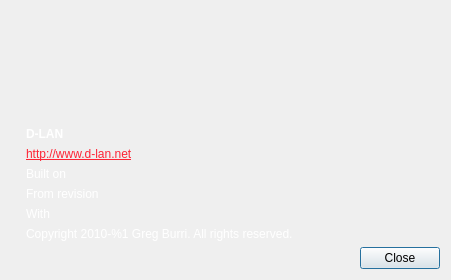
<?xml version="1.0" encoding="UTF-8"?>
<ui version="4.0">
 <class>DialogAbout</class>
 <widget class="QDialog" name="DialogAbout">
  <property name="windowModality">
   <enum>Qt::ApplicationModal</enum>
  </property>
  <property name="geometry">
   <rect>
    <x>0</x>
    <y>0</y>
    <width>451</width>
    <height>279</height>
   </rect>
  </property>
  <property name="palette">
   <palette>
    <active>
     <colorrole role="WindowText">
      <brush brushstyle="SolidPattern">
       <color alpha="255">
        <red>255</red>
        <green>255</green>
        <blue>255</blue>
       </color>
      </brush>
     </colorrole>
    </active>
    <inactive>
     <colorrole role="WindowText">
      <brush brushstyle="SolidPattern">
       <color alpha="255">
        <red>255</red>
        <green>255</green>
        <blue>255</blue>
       </color>
      </brush>
     </colorrole>
    </inactive>
    <disabled>
     <colorrole role="WindowText">
      <brush brushstyle="SolidPattern">
       <color alpha="255">
        <red>120</red>
        <green>120</green>
        <blue>120</blue>
       </color>
      </brush>
     </colorrole>
    </disabled>
   </palette>
  </property>
  <property name="windowTitle">
   <string>About</string>
  </property>
  <property name="autoFillBackground">
   <bool>false</bool>
  </property>
  <property name="modal">
   <bool>true</bool>
  </property>
  <layout class="QVBoxLayout" name="verticalLayout">
   <item>
    <widget class="QLabel" name="lblLogo">
     <property name="minimumSize">
      <size>
       <width>0</width>
       <height>110</height>
      </size>
     </property>
     <property name="autoFillBackground">
      <bool>false</bool>
     </property>
     <property name="text">
      <string/>
     </property>
     <property name="pixmap">
      <pixmap resource="ressources.qrc">:/icons/ressources/logo.png</pixmap>
     </property>
     <property name="alignment">
      <set>Qt::AlignLeading|Qt::AlignLeft|Qt::AlignTop</set>
     </property>
    </widget>
   </item>
   <item>
    <widget class="QLabel" name="lblTitle">
     <property name="font">
      <font>
       <weight>75</weight>
       <bold>true</bold>
      </font>
     </property>
     <property name="text">
      <string>D-LAN</string>
     </property>
     <property name="indent">
      <number>15</number>
     </property>
    </widget>
   </item>
   <item>
    <widget class="QLabel" name="lblUrl">
     <property name="text">
      <string notr="true">&lt;html&gt;&lt;head/&gt;&lt;body&gt;&lt;p&gt;&lt;a href=&quot;http://www.d-lan.net&quot;&gt;&lt;span style=&quot; text-decoration: underline; color:#fd2435;&quot;&gt;http://www.d-lan.net&lt;/span&gt;&lt;/a&gt;&lt;/p&gt;&lt;/body&gt;&lt;/html&gt;</string>
     </property>
     <property name="indent">
      <number>15</number>
     </property>
     <property name="openExternalLinks">
      <bool>true</bool>
     </property>
    </widget>
   </item>
   <item>
    <widget class="QLabel" name="lblBuiltOn">
     <property name="text">
      <string>Built on</string>
     </property>
     <property name="indent">
      <number>15</number>
     </property>
    </widget>
   </item>
   <item>
    <widget class="QLabel" name="lblFromRevision">
     <property name="text">
      <string>From revision</string>
     </property>
     <property name="textFormat">
      <enum>Qt::RichText</enum>
     </property>
     <property name="indent">
      <number>15</number>
     </property>
     <property name="openExternalLinks">
      <bool>true</bool>
     </property>
    </widget>
   </item>
   <item>
    <widget class="QLabel" name="lblCompiler">
     <property name="text">
      <string>With</string>
     </property>
     <property name="indent">
      <number>15</number>
     </property>
     <property name="openExternalLinks">
      <bool>false</bool>
     </property>
    </widget>
   </item>
   <item>
    <widget class="QLabel" name="lblCopyright">
     <property name="text">
      <string>Copyright 2010-%1 Greg Burri. All rights reserved.</string>
     </property>
     <property name="indent">
      <number>15</number>
     </property>
    </widget>
   </item>
   <item>
    <spacer name="verticalSpacer">
     <property name="orientation">
      <enum>Qt::Vertical</enum>
     </property>
     <property name="sizeHint" stdset="0">
      <size>
       <width>20</width>
       <height>0</height>
      </size>
     </property>
    </spacer>
   </item>
   <item>
    <layout class="QHBoxLayout" name="layButClose">
     <property name="leftMargin">
      <number>6</number>
     </property>
     <item>
      <spacer name="horizontalSpacer">
       <property name="orientation">
        <enum>Qt::Horizontal</enum>
       </property>
       <property name="sizeHint" stdset="0">
        <size>
         <width>40</width>
         <height>20</height>
        </size>
       </property>
      </spacer>
     </item>
     <item>
      <widget class="QPushButton" name="butClose">
       <property name="sizePolicy">
        <sizepolicy hsizetype="Fixed" vsizetype="Fixed">
         <horstretch>0</horstretch>
         <verstretch>0</verstretch>
        </sizepolicy>
       </property>
       <property name="layoutDirection">
        <enum>Qt::LeftToRight</enum>
       </property>
       <property name="text">
        <string>Close</string>
       </property>
       <property name="default">
        <bool>true</bool>
       </property>
      </widget>
     </item>
    </layout>
   </item>
  </layout>
 </widget>
 <resources>
  <include location="ressources.qrc"/>
 </resources>
 <connections>
  <connection>
   <sender>butClose</sender>
   <signal>clicked()</signal>
   <receiver>DialogAbout</receiver>
   <slot>close()</slot>
   <hints>
    <hint type="sourcelabel">
     <x>523</x>
     <y>202</y>
    </hint>
    <hint type="destinationlabel">
     <x>283</x>
     <y>110</y>
    </hint>
   </hints>
  </connection>
 </connections>
</ui>
